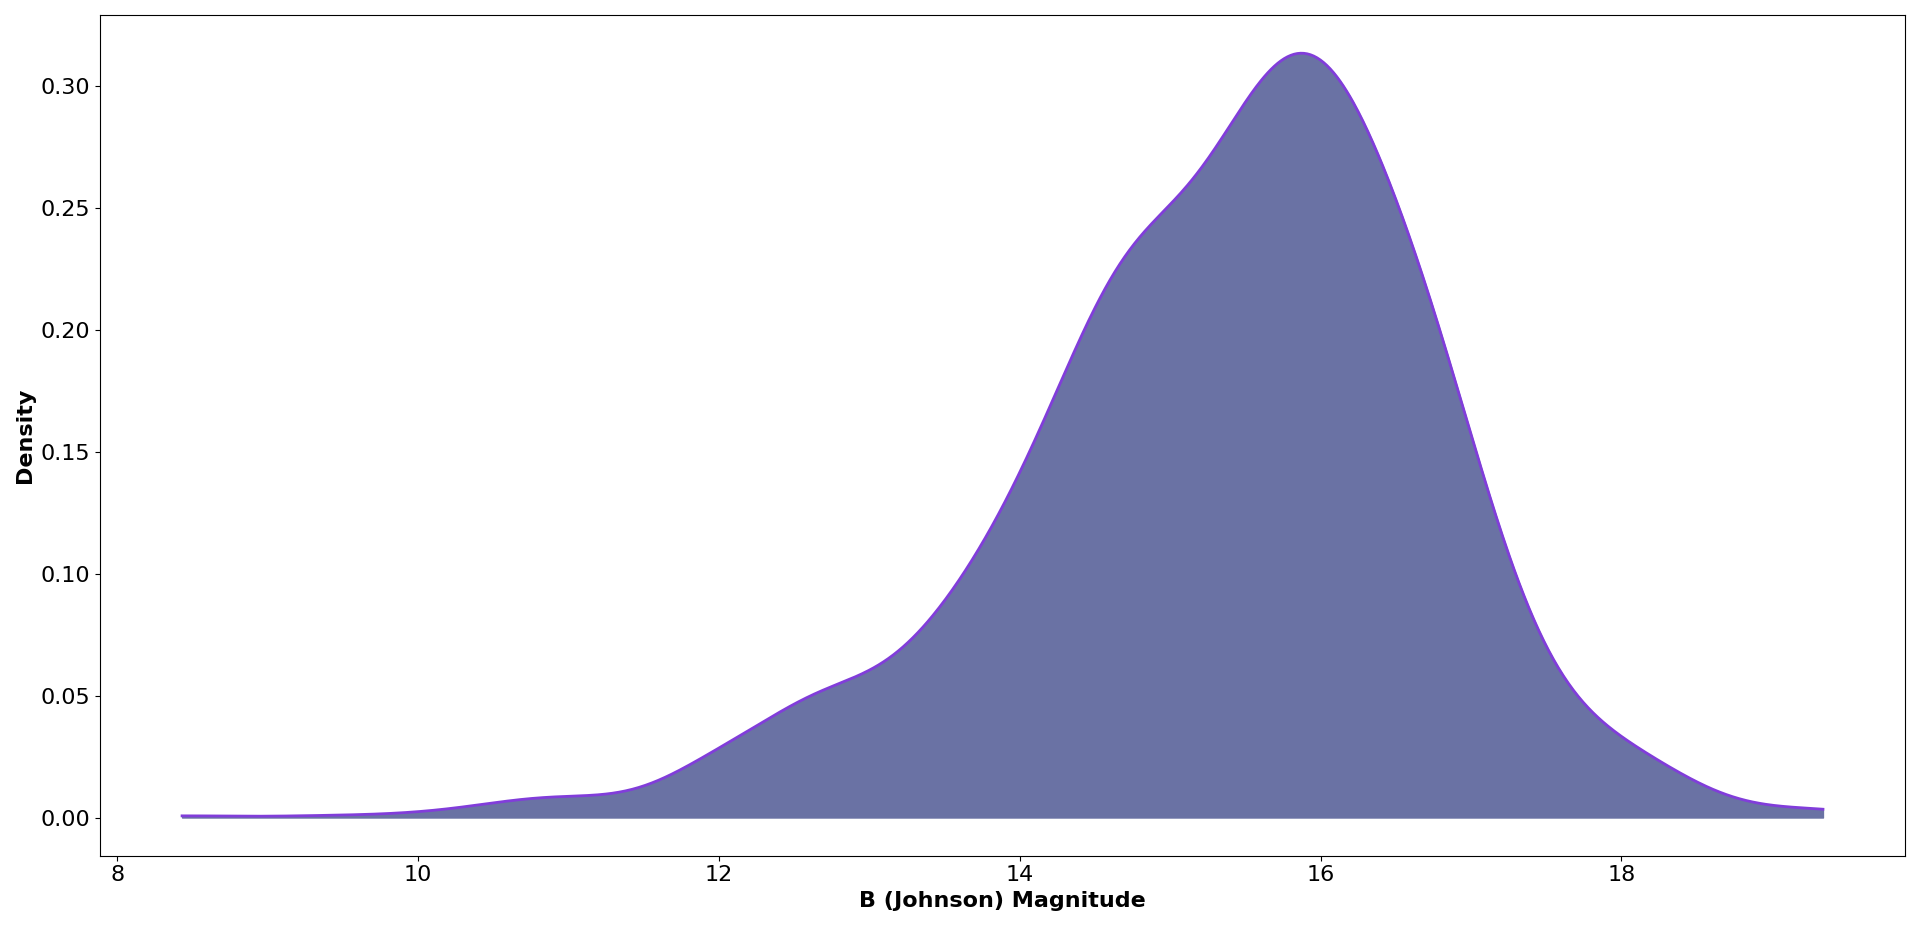

Write the Python code that produced this figure.

# Paths:
path_data = "data/"

# Packages:
import numpy as np
import pandas as pd
import matplotlib.pyplot as plt
from scipy.stats import gaussian_kde

# Display options:
pd.set_option("display.width", 1200)
pd.set_option("display.max_columns", 300)
pd.set_option("display.max_rows", 300)

# Dataset:
df = pd.read_csv(path_data + "nasa_exoplanets.csv")
df_varnames = pd.read_csv(path_data + "nasa_exoplanets_var_names.csv")

# Variables:
x_var = "sy_bmag"
x_var_name = df_varnames.loc[(df_varnames["var"] == x_var), ["var_name"]].values[0][0]

# Deal with NaN:
df = df.dropna()

# Adapt the data:
x_vals = df[x_var].tolist()
xs = np.linspace(min(x_vals), max(x_vals), 1000)
density = gaussian_kde(x_vals)
density.covariance_factor = lambda : .25
density._compute_covariance()

# Plot:
fig, ax = plt.subplots(
    figsize = (20, 10),
    tight_layout = True
)
_ = ax.plot(
    xs,
    density(xs),
    linewidth = 2,
    color = "#813DDA"
)
_ = ax.fill_between(
    x = xs,
    y1 = density(xs),
    color = my_palette[2]
)
_ = ax.set_xlabel(
    x_var_name,
    fontsize = 16,
    fontweight = "bold"
)
_ = ax.set_ylabel(
    "Density",
    fontsize = 16,
    fontweight = "bold"
)
_ = ax.tick_params(
    axis = "x", 
    which = "major", 
    labelsize = 16
)
_ = ax.tick_params(
    axis = "y", 
    which = "major", 
    labelsize = 16
)
